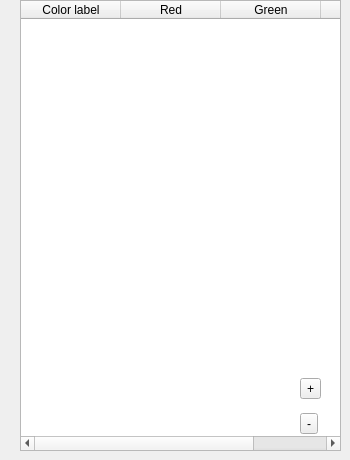
   <widget class="QWidget" name="tab_Tab_in_MainTab_is_ColorDefinitions">
    <attribute name="title">
     <string>Color definitions</string>
    </attribute>
    <widget class="QTableWidget" name="widget_TableWidget_in_MainTab_ColorDefinitions_is_ColorTable">
     <property name="geometry">
      <rect>
       <x>20</x>
       <y>0</y>
       <width>321</width>
       <height>451</height>
      </rect>
     </property>
     <property name="gridStyle">
      <enum>Qt::SolidLine</enum>
     </property>
     <property name="sortingEnabled">
      <bool>true</bool>
     </property>
     <column>
      <property name="text">
       <string>Color label</string>
      </property>
     </column>
     <column>
      <property name="text">
       <string>Red</string>
      </property>
     </column>
     <column>
      <property name="text">
       <string>Green</string>
      </property>
     </column>
     <column>
      <property name="text">
       <string>Blue</string>
      </property>
     </column>
    </widget>
    <widget class="QWidget" name="verticalLayoutWidget_15">
     <property name="geometry">
      <rect>
       <x>300</x>
       <y>370</y>
       <width>34</width>
       <height>72</height>
      </rect>
     </property>
     <layout class="QVBoxLayout" name="widget_VerticalBoxLayout_in_MainTab_ColorDefinitions_is_ColorTableControlsLayout">
      <item>
       <widget class="QToolButton" name="widget_ToolButton_in_MainTab_ColorDefinitions_ColorTableControlsLayout_is_AddColor">
        <property name="text">
         <string>+</string>
        </property>
        <property name="icon">
         <iconset theme="edit-add">
          <normaloff>.</normaloff>.</iconset>
        </property>
       </widget>
      </item>
      <item>
       <widget class="QToolButton" name="widget_ToolButton_in_MainTab_ColorDefinitions_ColorTableControlsLayout_is_DelColor">
        <property name="text">
         <string>-</string>
        </property>
        <property name="icon">
         <iconset theme="remove">
          <normaloff>.</normaloff>.</iconset>
        </property>
       </widget>
      </item>
     </layout>
    </widget>
   </widget>
